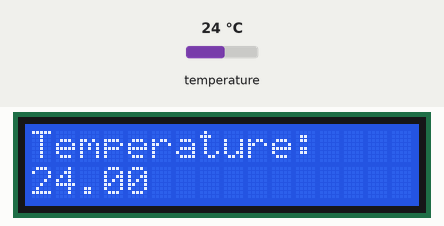
Simulated run of this sketch. Board: Arduino Uno, built with avr-gcc and run on an emulated ATmega328P. On the bench: 16×2 character LCD. The inputs (shaded band) are chosen by the test bench; at power-on: temperature 24 °C.

Above: at 2.4 s.
2.5 s: temperature set to 12 °C
At 8.9 s:
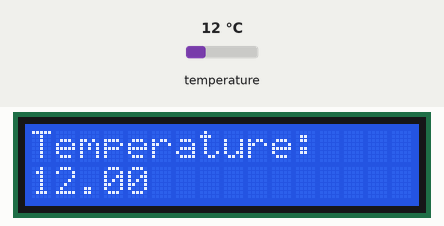
9.3 s: temperature set to 19 °C
At 14.0 s:
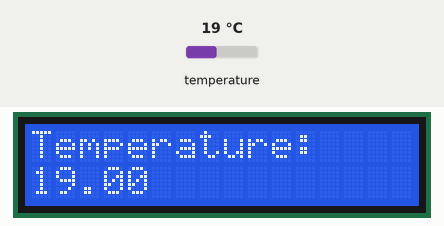
16.1 s: temperature set to 28 °C
At 20.3 s:
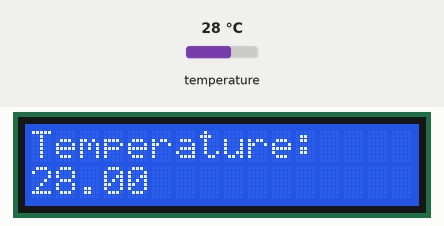
Timing chart, 0 to 21.8 s (numbered marks = the images above; inputs shaded):
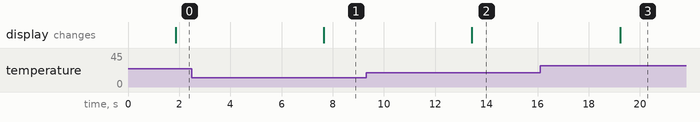

The sketch:

LCM1602-DS18b20-integrate.ino
```cpp
#include <Wire.h>
#include <LiquidCrystal_I2C.h>
#include <OneWire.h>
#include <DallasTemperature.h>
#define ONE_WIRE_BUS 7

LiquidCrystal_I2C lcd(0x27, 2, 1, 0, 4, 5, 6, 7, 3, POSITIVE);
OneWire oneWire(ONE_WIRE_BUS);
DallasTemperature sensors(&oneWire);

void setup() {
  lcd.begin(16, 2);
  sensors.begin();
  lcd.setCursor(0, 0);
  delay(1000);

}

void loop() {
 sensors.requestTemperatures();
 lcd.backlight();
 lcd.clear();
 lcd.setCursor(0, 0);
 lcd.print("Temperature:");
 lcd.setCursor(0, 1);
 lcd.print(sensors.getTempCByIndex(0));
 delay(5000);

}
```

Measured:
- after the input at 2.5 s, the display: changes after 5.2 s (image 1)
- after the input at 9.3 s, the display: changes after 4.1 s (image 2)
- after the input at 16.1 s, the display: changes after 3.1 s (image 3)
